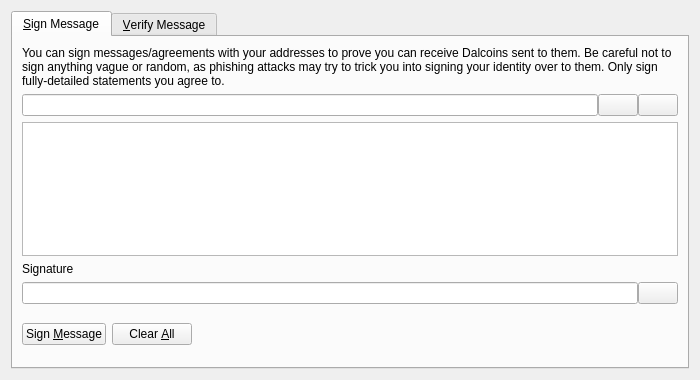
<?xml version="1.0" encoding="UTF-8"?>
<ui version="4.0">
 <class>SignVerifyMessageDialog</class>
 <widget class="QDialog" name="SignVerifyMessageDialog">
  <property name="geometry">
   <rect>
    <x>0</x>
    <y>0</y>
    <width>700</width>
    <height>380</height>
   </rect>
  </property>
  <property name="windowTitle">
   <string>Signatures - Sign / Verify a Message</string>
  </property>
  <property name="modal">
   <bool>true</bool>
  </property>
  <layout class="QVBoxLayout" name="verticalLayout">
   <item>
    <widget class="QTabWidget" name="tabWidget">
     <property name="currentIndex">
      <number>0</number>
     </property>
     <widget class="QWidget" name="tabSignMessage">
      <attribute name="title">
       <string>&amp;Sign Message</string>
      </attribute>
      <layout class="QVBoxLayout" name="verticalLayout_SM">
       <item>
        <widget class="QLabel" name="infoLabel_SM">
         <property name="text">
          <string>You can sign messages/agreements with your addresses to prove you can receive Dalcoins sent to them. Be careful not to sign anything vague or random, as phishing attacks may try to trick you into signing your identity over to them. Only sign fully-detailed statements you agree to.</string>
         </property>
         <property name="textFormat">
          <enum>Qt::PlainText</enum>
         </property>
         <property name="wordWrap">
          <bool>true</bool>
         </property>
        </widget>
       </item>
       <item>
        <layout class="QHBoxLayout" name="horizontalLayout_1_SM">
         <property name="spacing">
          <number>0</number>
         </property>
         <item>
          <widget class="QValidatedLineEdit" name="addressIn_SM">
           <property name="toolTip">
            <string>The Dalcoin address to sign the message with</string>
           </property>
          </widget>
         </item>
         <item>
          <widget class="QPushButton" name="addressBookButton_SM">
           <property name="toolTip">
            <string>Choose previously used address</string>
           </property>
           <property name="text">
            <string/>
           </property>
           <property name="icon">
            <iconset resource="../bitcoin.qrc">
             <normaloff>:/icons/address-book</normaloff>:/icons/address-book</iconset>
           </property>
           <property name="shortcut">
            <string>Alt+A</string>
           </property>
           <property name="autoDefault">
            <bool>false</bool>
           </property>
          </widget>
         </item>
         <item>
          <widget class="QPushButton" name="pasteButton_SM">
           <property name="toolTip">
            <string>Paste address from clipboard</string>
           </property>
           <property name="text">
            <string/>
           </property>
           <property name="icon">
            <iconset resource="../bitcoin.qrc">
             <normaloff>:/icons/editpaste</normaloff>:/icons/editpaste</iconset>
           </property>
           <property name="shortcut">
            <string>Alt+P</string>
           </property>
           <property name="autoDefault">
            <bool>false</bool>
           </property>
          </widget>
         </item>
        </layout>
       </item>
       <item>
        <widget class="QPlainTextEdit" name="messageIn_SM">
         <property name="toolTip">
          <string>Enter the message you want to sign here</string>
         </property>
        </widget>
       </item>
       <item>
        <widget class="QLabel" name="signatureLabel_SM">
         <property name="text">
          <string>Signature</string>
         </property>
         <property name="textFormat">
          <enum>Qt::PlainText</enum>
         </property>
        </widget>
       </item>
       <item>
        <layout class="QHBoxLayout" name="horizontalLayout_2_SM">
         <property name="spacing">
          <number>0</number>
         </property>
         <item>
          <widget class="QLineEdit" name="signatureOut_SM">
           <property name="font">
            <font>
             <italic>true</italic>
            </font>
           </property>
           <property name="readOnly">
            <bool>true</bool>
           </property>
          </widget>
         </item>
         <item>
          <widget class="QPushButton" name="copySignatureButton_SM">
           <property name="toolTip">
            <string>Copy the current signature to the system clipboard</string>
           </property>
           <property name="text">
            <string/>
           </property>
           <property name="icon">
            <iconset resource="../bitcoin.qrc">
             <normaloff>:/icons/editcopy</normaloff>:/icons/editcopy</iconset>
           </property>
           <property name="autoDefault">
            <bool>false</bool>
           </property>
          </widget>
         </item>
        </layout>
       </item>
       <item>
        <layout class="QHBoxLayout" name="horizontalLayout_3_SM">
         <item>
          <widget class="QPushButton" name="signMessageButton_SM">
           <property name="toolTip">
            <string>Sign the message to prove you own this Dalcoin address</string>
           </property>
           <property name="text">
            <string>Sign &amp;Message</string>
           </property>
           <property name="icon">
            <iconset resource="../bitcoin.qrc">
             <normaloff>:/icons/edit</normaloff>:/icons/edit</iconset>
           </property>
           <property name="autoDefault">
            <bool>false</bool>
           </property>
          </widget>
         </item>
         <item>
          <widget class="QPushButton" name="clearButton_SM">
           <property name="toolTip">
            <string>Reset all sign message fields</string>
           </property>
           <property name="text">
            <string>Clear &amp;All</string>
           </property>
           <property name="icon">
            <iconset resource="../bitcoin.qrc">
             <normaloff>:/icons/remove</normaloff>:/icons/remove</iconset>
           </property>
           <property name="autoDefault">
            <bool>false</bool>
           </property>
          </widget>
         </item>
         <item>
          <spacer name="horizontalSpacer_1_SM">
           <property name="orientation">
            <enum>Qt::Horizontal</enum>
           </property>
           <property name="sizeHint" stdset="0">
            <size>
             <width>40</width>
             <height>48</height>
            </size>
           </property>
          </spacer>
         </item>
         <item>
          <widget class="QLabel" name="statusLabel_SM">
           <property name="font">
            <font>
             <weight>75</weight>
             <bold>true</bold>
            </font>
           </property>
           <property name="text">
            <string/>
           </property>
           <property name="wordWrap">
            <bool>true</bool>
           </property>
          </widget>
         </item>
         <item>
          <spacer name="horizontalSpacer_2_SM">
           <property name="orientation">
            <enum>Qt::Horizontal</enum>
           </property>
           <property name="sizeHint" stdset="0">
            <size>
             <width>40</width>
             <height>48</height>
            </size>
           </property>
          </spacer>
         </item>
        </layout>
       </item>
      </layout>
     </widget>
     <widget class="QWidget" name="tabVerifyMessage">
      <attribute name="title">
       <string>&amp;Verify Message</string>
      </attribute>
      <layout class="QVBoxLayout" name="verticalLayout_VM">
       <item>
        <widget class="QLabel" name="infoLabel_VM">
         <property name="text">
          <string>Enter the receiver's address, message (ensure you copy line breaks, spaces, tabs, etc. exactly) and signature below to verify the message. Be careful not to read more into the signature than what is in the signed message itself, to avoid being tricked by a man-in-the-middle attack. Note that this only proves the signing party receives with the address, it cannot prove sendership of any transaction!</string>
         </property>
         <property name="textFormat">
          <enum>Qt::PlainText</enum>
         </property>
         <property name="alignment">
          <set>Qt::AlignLeading|Qt::AlignLeft|Qt::AlignTop</set>
         </property>
         <property name="wordWrap">
          <bool>true</bool>
         </property>
        </widget>
       </item>
       <item>
        <layout class="QHBoxLayout" name="horizontalLayout_1_VM">
         <property name="spacing">
          <number>0</number>
         </property>
         <item>
          <widget class="QValidatedLineEdit" name="addressIn_VM">
           <property name="toolTip">
            <string>The Dalcoin address the message was signed with</string>
           </property>
          </widget>
         </item>
         <item>
          <widget class="QPushButton" name="addressBookButton_VM">
           <property name="toolTip">
            <string>Choose previously used address</string>
           </property>
           <property name="text">
            <string/>
           </property>
           <property name="icon">
            <iconset resource="../bitcoin.qrc">
             <normaloff>:/icons/address-book</normaloff>:/icons/address-book</iconset>
           </property>
           <property name="shortcut">
            <string>Alt+A</string>
           </property>
           <property name="autoDefault">
            <bool>false</bool>
           </property>
          </widget>
         </item>
        </layout>
       </item>
       <item>
        <widget class="QPlainTextEdit" name="messageIn_VM"/>
       </item>
       <item>
        <widget class="QValidatedLineEdit" name="signatureIn_VM"/>
       </item>
       <item>
        <layout class="QHBoxLayout" name="horizontalLayout_2_VM">
         <item>
          <widget class="QPushButton" name="verifyMessageButton_VM">
           <property name="toolTip">
            <string>Verify the message to ensure it was signed with the specified Dalcoin address</string>
           </property>
           <property name="text">
            <string>Verify &amp;Message</string>
           </property>
           <property name="icon">
            <iconset resource="../bitcoin.qrc">
             <normaloff>:/icons/transaction_0</normaloff>:/icons/transaction_0</iconset>
           </property>
           <property name="autoDefault">
            <bool>false</bool>
           </property>
          </widget>
         </item>
         <item>
          <widget class="QPushButton" name="clearButton_VM">
           <property name="toolTip">
            <string>Reset all verify message fields</string>
           </property>
           <property name="text">
            <string>Clear &amp;All</string>
           </property>
           <property name="icon">
            <iconset resource="../bitcoin.qrc">
             <normaloff>:/icons/remove</normaloff>:/icons/remove</iconset>
           </property>
           <property name="autoDefault">
            <bool>false</bool>
           </property>
          </widget>
         </item>
         <item>
          <spacer name="horizontalSpacer_1_VM">
           <property name="orientation">
            <enum>Qt::Horizontal</enum>
           </property>
           <property name="sizeHint" stdset="0">
            <size>
             <width>40</width>
             <height>48</height>
            </size>
           </property>
          </spacer>
         </item>
         <item>
          <widget class="QLabel" name="statusLabel_VM">
           <property name="font">
            <font>
             <weight>75</weight>
             <bold>true</bold>
            </font>
           </property>
           <property name="text">
            <string/>
           </property>
           <property name="wordWrap">
            <bool>true</bool>
           </property>
          </widget>
         </item>
         <item>
          <spacer name="horizontalSpacer_2_VM">
           <property name="orientation">
            <enum>Qt::Horizontal</enum>
           </property>
           <property name="sizeHint" stdset="0">
            <size>
             <width>40</width>
             <height>48</height>
            </size>
           </property>
          </spacer>
         </item>
        </layout>
       </item>
      </layout>
     </widget>
    </widget>
   </item>
  </layout>
 </widget>
 <customwidgets>
  <customwidget>
   <class>QValidatedLineEdit</class>
   <extends>QLineEdit</extends>
   <header>qt/qvalidatedlineedit.h</header>
  </customwidget>
 </customwidgets>
 <resources>
  <include location="../bitcoin.qrc"/>
 </resources>
 <connections/>
</ui>
